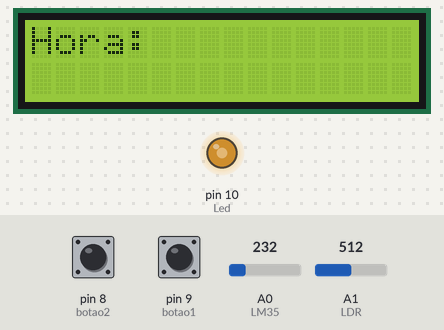
This sketch was run on a simulated Arduino Uno, built with avr-gcc and run on an emulated ATmega328P. Parts: 16×2 character LCD, output pins drawn as LEDs (lit = HIGH). Inputs (shaded band) come from the test bench; at power-on: pin 8 (botao2) LOW, pin 9 (botao1) LOW, A1 (LDR) = 512, A0 (LM35) = 232. What the sketch prints to the serial monitor is not drawn.

Above: at 3.2 s.
3.3 s: pin 8 (botao2) pulled HIGH for 1 s
At 5.5 s:
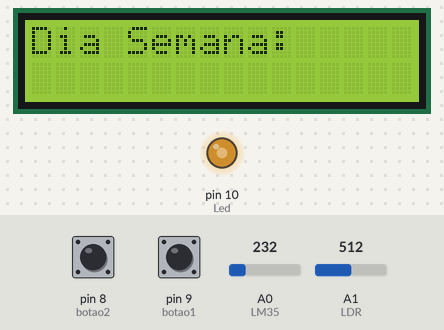
5.8 s: pin 9 (botao1) pulled HIGH for 3.2 s
At 9.9 s:
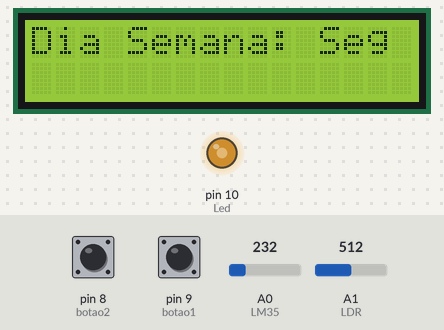
10.5 s: pin 8 (botao2) pulled HIGH for 0.15 s
At 11.8 s:
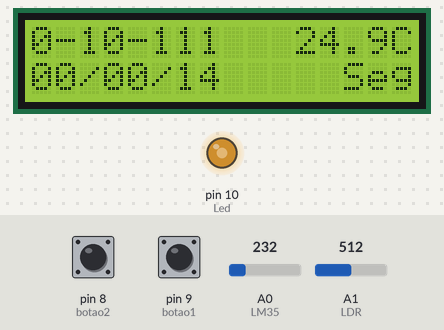
13.6 s: A1 (LDR) set to 361
At 14.8 s:
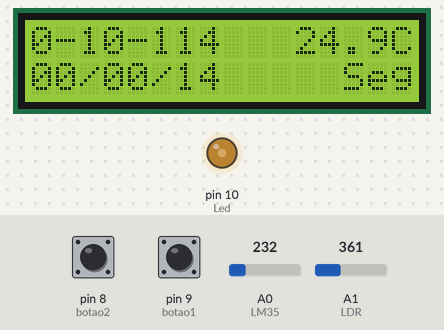
16.6 s: A1 (LDR) set to 341
At 17.8 s:
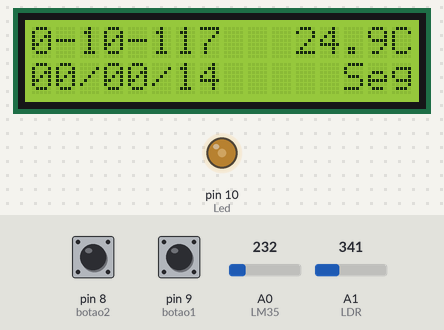
19.6 s: A1 (LDR) set to 716
At 20.4 s:
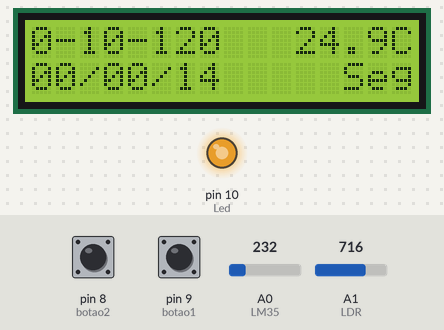
Timing chart, 0 to 22.6 s (numbered marks = the images above; inputs shaded):
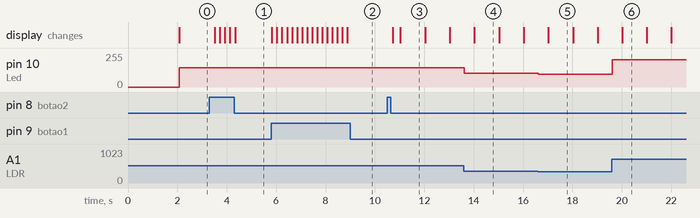

The sketch:

Relogio_com_temperatura.ino
```cpp
/***************************************\
** Relogio completo com termometro **
* *
** Primeira grande montagem  **
\***************************************/


// carregando biblioteca para display
#include <LiquidCrystal.h>

// especifica as portas para uso no display
LiquidCrystal lcd(12, 11, 5, 4, 3, 2);

// definindo variaveis numericas inteiras
int segundo,minuto, hora, dia, mes, ano;
int ADClido = 0;
int contador = 0;
int ajuste = 1;
int movimento = 0;
int saida = 0;
int menu = 1;
int controle = 0;
int valorlido = 0;
int pwm = 0;

// definindo variaveis numerias decimais
float temperatura = 0;

// definindo constantes inteiras para portas Arduino
const int botao1 = 9;
const int botao2 = 8;
const int LDR = 1;
const int LM35 = 0;
const int Led = 10;

// Definindo texto de caracteres
char semana[]= " ";
char semana1[]= "Dom";
char semana2[]= "Seg";
char semana3[]= "Ter";
char semana4[]= "Qua";
char semana5[]= "Qui";
char semana6[]= "Sex";
char semana7[]= "Sab";

// nao sei exatamento o comando, apenas sei que trabalha com o tempo para contar horas
unsigned long UtlTime;

// Declaracoes
void setup() {

// definindo modo dos pinos dos botoes
pinMode (botao1, INPUT);
pinMode (botao2, INPUT);
pinMode (Led, OUTPUT);

// definindo conteudo das variaveis
UtlTime=0;
minuto=-1;
hora=-1;
dia=0;
mes=0;
ano=14;
contador = 0;

// definindo comunicacao serial
Serial.begin(9600);

// especificando tensao de referencia das portas analogicas para o LM35
analogReference(INTERNAL); //Se estiver usando Arduino Mega, use INTERNAL1V1

// tela de introducao LCD
lcd.begin(16, 2);
lcd.setCursor(0,0);
lcd.print("  Data e hora ");
lcd.setCursor(0,1);
lcd.print("  com Arduino");
delay (2000);
lcd.clear();
}
// Modelo de entrada serial **** FUTURO
//Configura o minuto
//lcd.clear();
//lcd.setCursor(0,0);
//lcd.print("Minuto: ");
//Serial.print("\nEntre Minuto:");
//while(minuto==0)   {
//if (Serial.available() > 0)
//{
//minuto= Serial.parseInt();
//}
//}
//lcd.print(minuto);
//delay(1000);

// Programa
void loop() {

// lendo posicao dos botoes
movimento = digitalRead(botao1);
saida = digitalRead(botao2);

// Preparando leitura do LM35
ADClido = analogRead(LM35);
temperatura = ADClido * 0.1075268817204301;

// Leitura LDR
valorlido = analogRead(LDR);
pwm=(valorlido/3.5);

if (pwm > 255) {
  pwm=255; }

if (pwm < 0) {
  pwm=0; }

if (valorlido < 50) {
  pwm=0; }

if (valorlido > 1000) {
  pwm=255; }

analogWrite(Led, pwm);

//Configura a hora
if(menu == 1 && ajuste == 1) {
  lcd.setCursor(0,0);
  lcd.print("Hora: ");

    if(movimento == HIGH) {
      hora++;
        if(hora > 23) {
        hora=0; }

  lcd.setCursor(6,0);
  lcd.print(hora);
  lcd.print("       ");
  delay(200); }
}
else {

//Configura o minuto
if(menu == 2 && ajuste == 1) {
  lcd.setCursor(0,0);
  lcd.print("Minuto: ");

    if(movimento == HIGH) {
      minuto++;
       if(minuto > 59) {
         minuto=0; }

  lcd.setCursor(8,0);
  lcd.print(minuto);
  lcd.print("       ");
  delay(200); }
}
else {

//Configura o dia do mes
if(menu == 3 && ajuste == 1) {
  lcd.setCursor(0,0);
  lcd.print("Dia: ");

    if(movimento == HIGH) {
      dia++;
       if(dia > 31) {
         dia=1; }

  lcd.setCursor(5,0);
  lcd.print(dia);
  lcd.print("       ");
  delay(200); }
}
else {

//Configura o Mes
if(menu == 4 && ajuste == 1) {
  lcd.setCursor(0,0);
  lcd.print("Mes: ");

    if(movimento == HIGH) {
      mes++;
       if(mes > 12) {
         mes=1; }

  lcd.setCursor(5,0);
  lcd.print(mes);
  lcd.print("       ");
  delay(200); }
}
else {

//Configura o Ano
if(menu == 5 && ajuste == 1) {
 lcd.setCursor(0,0);
 lcd.print("Ano: 20");

   if(movimento == HIGH) {
    ano++;
     if(ano > 20) {
       ano=15; }

  lcd.setCursor(7,0);
  lcd.print(ano);
  lcd.print("       ");
  delay(200); }
}
else {

//Configura o dia da semana
if(menu == 6 && ajuste == 1) {
  lcd.setCursor(0,0);
  lcd.print("Dia Semana: ");

    if(movimento == HIGH) {
      contador++;
       if(contador > 7) {
         contador=1; }

  lcd.setCursor(12,0);
    if(contador == 1) {
      lcd.print(semana1);
      lcd.print("       ");
      delay(200); }

    if(contador == 2) {
      lcd.print(semana2);
      lcd.print("       ");
      delay(200); }

    if(contador == 3) {
      lcd.print(semana3);
      lcd.print("       ");
      delay(200); }

    if(contador == 4) {
      lcd.print(semana4);
      lcd.print("       ");
      delay(200); }

    if(contador == 5) {
      lcd.print(semana5);
      lcd.print("       ");
      delay(200); }

    if(contador == 6) {
      lcd.print(semana6);
      lcd.print("       ");
      delay(200); }

    if(contador == 7) {
      lcd.print(semana7);
      lcd.print("       ");
      delay(200); }
      }
}
}
}
}
}
}

if(saida == HIGH) {
  menu++;
  delay(200);
  lcd.clear();

    if(menu > 6) {
      menu=0;
      ajuste=0; }
}

//Serial.print("Valor Menu:");
//Serial.print(menu);
//Serial.print(" Contador: ");
//Serial.print(contador);
//Serial.print(" Ajuste: ");
//Serial.print(ajuste);
//Serial.print(" Controle: ");
//Serial.print(controle);
Serial.print(" PWM LDR: ");
Serial.print(pwm);
Serial.print(" Valor LDR: ");
Serial.println(valorlido);


// Chave de selecao de calculo ou ajuste
if(ajuste == 0) {

// Calculando o tempo
if(millis()-UtlTime<0) {
  UtlTime=millis(); }
else {
  segundo=int((millis()-UtlTime)/1000); }

if(segundo>59) {
  segundo=0;
  minuto++;
  UtlTime=millis();

  if(minuto>59) {
    hora++;
    minuto=0;

     if(hora>23) {
       dia++;
       hora=0;
       contador++;

        if(contador > 7) {
         contador=1; }

        if(mes==1||mes==3||mes==5||mes==7||mes==8||mes==10||mes==12) {

          if(dia>31) {
            dia=1;
            mes++;

             if(mes>12) {
               ano++;
               mes=1; }
            }
          }

         else if(mes==2) {

                if(ano%400==0) {

                  if(dia>29) {
                    dia=1;
                    mes++; }
                 }

                 else if((ano%4==0)&&(ano%100!=0)) {

                   if(dia>29) {
                     dia=1;
                     mes++; }
                    }

                 else {

                   if(dia>28) {
                     dia=1;
                     mes++; }
                 }
          }

         else {

           if(dia>30) {
             dia=1;
             mes++; }
          }
       }
    }
}

// Imprimindo no Display
if(dia < 10) {
  lcd.setCursor(0,1);
  lcd.print("0");
  lcd.print(dia);
  lcd.print("/"); }
else {
  lcd.setCursor(0,1);
  lcd.print(dia);
  lcd.print("/"); }
if(mes < 10) {
  lcd.setCursor(3,1);
  lcd.print("0");
  lcd.print(mes);
  lcd.print("/"); }
else {
  lcd.setCursor(3,1);
  lcd.print(mes);
  lcd.print("/"); }

lcd.setCursor(6,1);
lcd.print(ano);
lcd.setCursor(13,1);
if(contador == 1) {
  lcd.print(semana1); }
else {
  if(contador == 2) {
  lcd.print(semana2); }
    else {
      if(contador == 3) {
        lcd.print(semana3); }
      else {
        if(contador == 4) {
          lcd.print(semana4); }
        else {
          if(contador == 5) {
            lcd.print(semana5); }
          else {
            if(contador == 6) {
              lcd.print(semana6); }
            else {
              if(contador == 7) {
                lcd.print(semana7); }
            }
           }
          }
         }
        }
}

if(hora < 10) {
  lcd.setCursor(0,0);
  lcd.print("0");
  lcd.print(hora);
  lcd.print(":"); }
else {
  lcd.setCursor(0,0);
  lcd.print(hora);
  lcd.print(":"); }
if(minuto < 10) {
  lcd.setCursor(3,0);
  lcd.print("0");
  lcd.print(minuto);
  lcd.print(":"); }
else {
  lcd.setCursor(3,0);
  lcd.print(minuto);
  lcd.print(":"); }
if(segundo < 10) {
  lcd.setCursor(6,0);
  lcd.print("0");
  lcd.print(segundo);
  lcd.print("   "); }
else {
  lcd.setCursor(6,0);
  lcd.print(segundo);
  lcd.print("   "); }

lcd.setCursor(11,0);
lcd.print(temperatura);
lcd.setCursor(15,0);
lcd.print("C");

// desabilita ajuste
ajuste=0;

if(saida == HIGH) {
  controle++; }

if(controle > 10) {
  lcd.clear();
  delay(1000);
  ajuste=1;
  menu=1;
  controle=0; }
}
}
```

Measured:
- after the input at 3.3 s, the display: first changes after 0.22 s (image 1 shows a later state)
- after the input at 5.8 s, the display: first changes at once (image 2 shows a later state)
- after the input at 10.5 s, the display: first changes after 0.23 s (image 3 shows a later state)
- after the input at 13.6 s, pin 10 (Led): 146/255 → 103/255 at once
- after the input at 16.6 s, pin 10 (Led): 103/255 → 97/255 at once
- after the input at 19.6 s, pin 10 (Led): 97/255 → 204/255 at once
- what the display in image 3 shows lasts 1.0 s, from 11.0 s to 12.0 s
